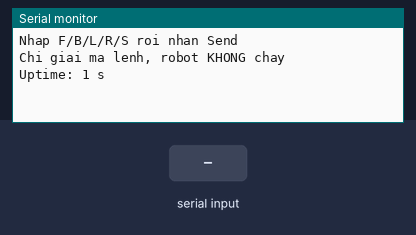
A sketch run on a simulated Arduino Uno, built with avr-gcc and run on an emulated ATmega328P. On the bench: the last lines printed to the serial monitor. The inputs (shaded band) are chosen by the test bench.

Above: at 1.2 s.
1.3 s: "F\n" received over Serial
At 1.9 s:
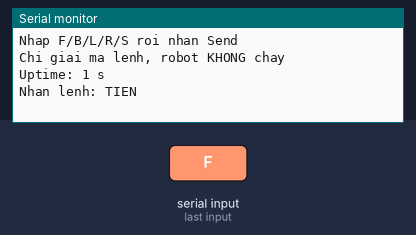
2.8 s: "B\n" received over Serial
At 2.96 s:
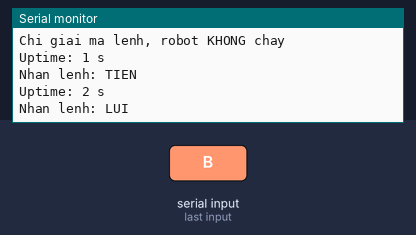
4.3 s: "L\n" received over Serial
At 4.9 s:
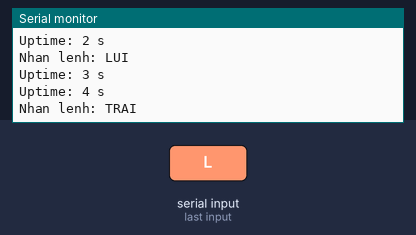
5.8 s: "R\n" received over Serial
At 5.96 s:
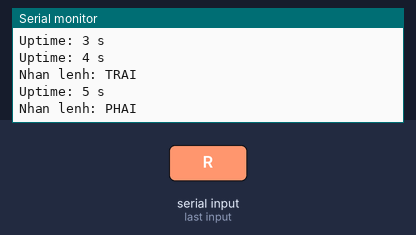
7.3 s: "S\n" received over Serial
At 7.9 s:
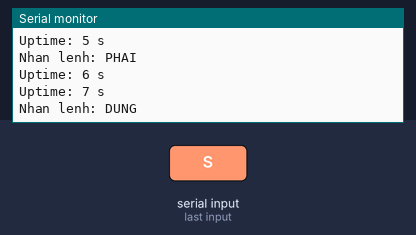
Timing chart, 0 to 9.8 s (numbered marks = the images above; inputs shaded):
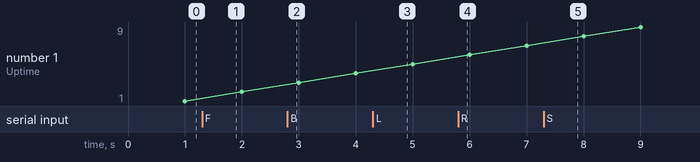

The sketch:

Bai_04_giao_tiep_serial_debug.ino
```cpp
// BÀI 4: GIAO TIẾP SERIAL - CHƯA ĐIỀU KHIỂN ĐỘNG CƠ
void setup() {
  Serial.begin(115200);
  Serial.println(F("Nhap F/B/L/R/S roi nhan Send"));
  Serial.println(F("Chi giai ma lenh, robot KHONG chay"));
}

void loop() {
  static unsigned long mocBaoCao = 0;

  if (Serial.available() > 0) {
    char lenh = toupper(Serial.read());
    if (lenh == '\n' || lenh == '\r') return;

    Serial.print(F("Nhan lenh: "));
    switch (lenh) {
      case 'F': Serial.println(F("TIEN")); break;
      case 'B': Serial.println(F("LUI")); break;
      case 'L': Serial.println(F("TRAI")); break;
      case 'R': Serial.println(F("PHAI")); break;
      case 'S': Serial.println(F("DUNG")); break;
      default:  Serial.println(F("KHONG HOP LE")); break;
    }
  }

  if (millis() - mocBaoCao >= 1000) {
    mocBaoCao = millis();
    Serial.print(F("Uptime: "));
    Serial.print(millis() / 1000);
    Serial.println(F(" s"));
  }
}
```

Measured:
- after the input at 1.3 s, the serial monitor: prints a new line at once (image 1)
- after the input at 2.8 s, the serial monitor: prints a new line at once (image 2)
- after the input at 4.3 s, the serial monitor: prints a new line at once (image 3)
- after the input at 5.8 s, the serial monitor: prints a new line at once (image 4)
- after the input at 7.3 s, the serial monitor: prints a new line at once (image 5)
